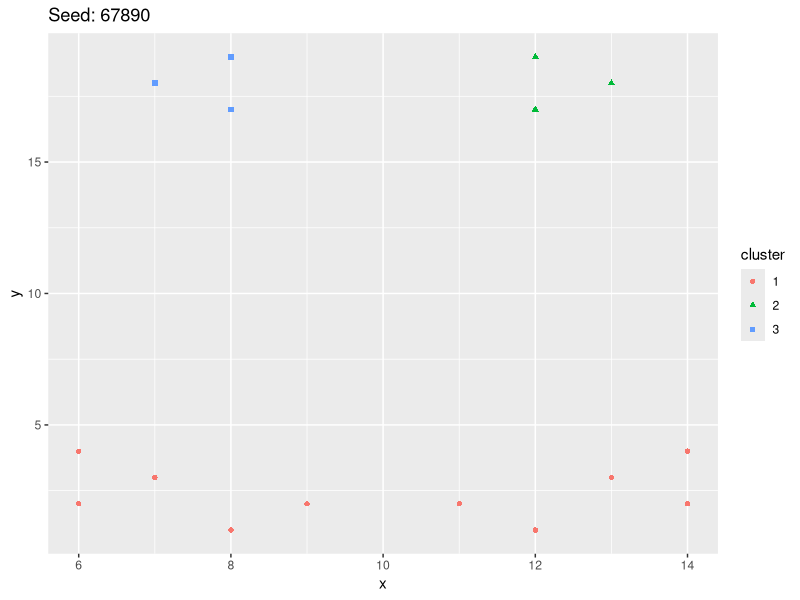

Here is the R script that generated this plot:
library(tidyverse)
library(stats) # for kmeans
library(caret) # for normalizer

# load the data
# from https://docs.google.com/spreadsheets/d/1zVbakwp2gQ8b0MpYcHBt8ykMA3x938z-RfwMHX5_LpI/edit?usp=sharing
example.data <- read.csv("./kmeans/K-means clustering example - data.csv")

# don't normalize in this case

# seed.val <- 12345
seed.val <- 67890

set.seed(seed.val)
km.3a <- kmeans(example.data, 
               centers=3)

# add the cluster info to our dataframe
# (as a factor so ggplot will know what to do with it)
example.data$cluster <- as.factor(km.3a$cluster)

# visualize the clusters against x and y
ggplot(data=example.data) +
  geom_point(mapping = aes(x=x, y=y, col=cluster,
                           shape=cluster)) +
  ggtitle(paste("Seed:",seed.val))
